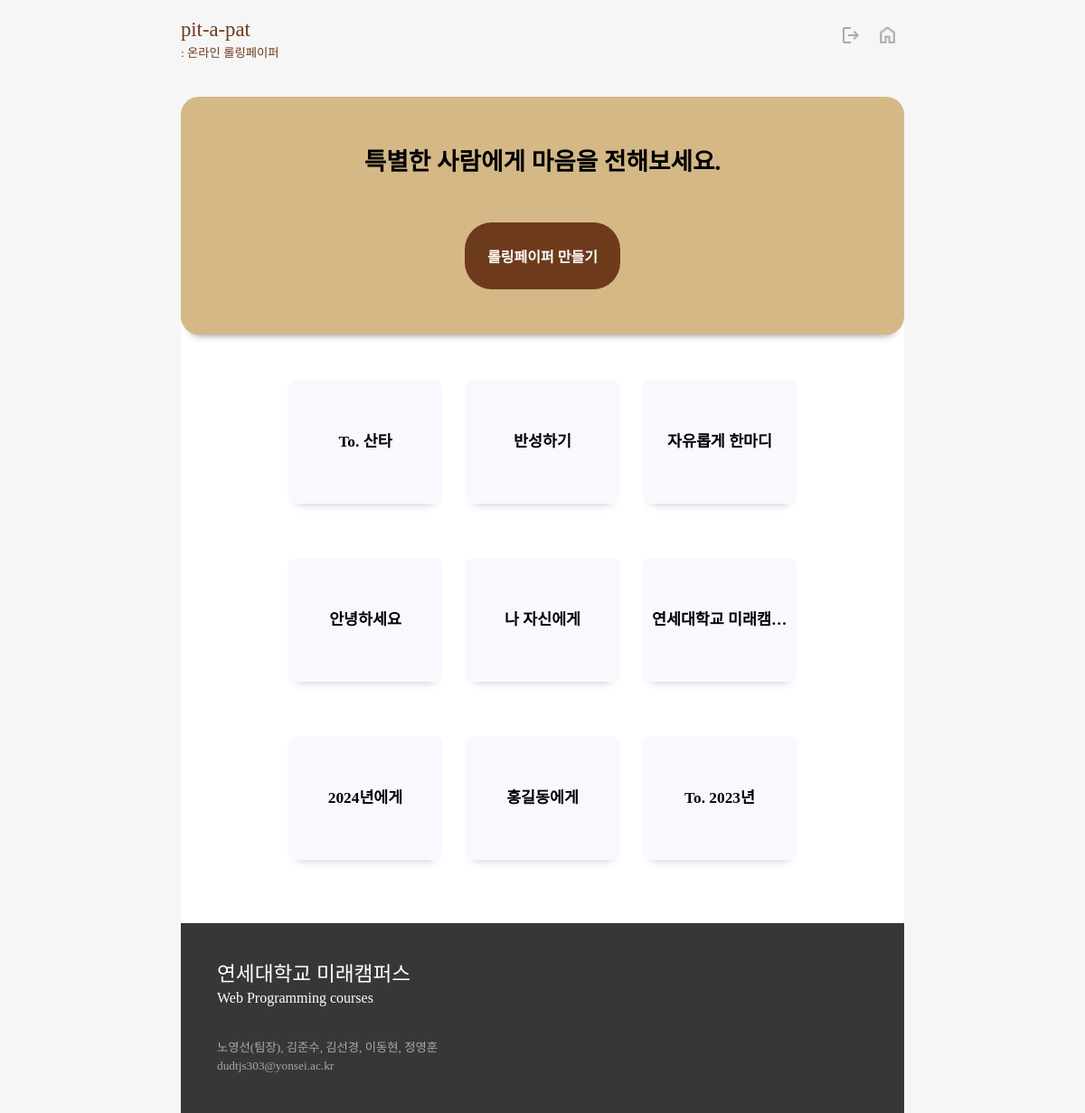
/ (signed in), run on the app's committed database.
### papers/models.py (models this page shows)
class Rolling_paper(models.Model) :
    paper_number = models.AutoField(primary_key=True)
    nickname = models.ForeignKey(Auth_User, on_delete=models.CASCADE, to_field="username", db_column="nickname")
    subject = models.CharField(max_length=50, default="Untitled")
    users = models.IntegerField(default=0)
    created = models.DateTimeField(default=timezone.now)
    completed = models.DateTimeField(null=True)
    class Meta :
        db_table = "Paper"

### main/views.py (the view)
# urls.py: path('', include('main.urls')),
def main(request):
    paper = None
    paper_list = []
    err_msg = ""
    if 'err_msg' in request.session :
        err_msg = request.session['err_msg']
        request.session['err_msg'] = ""
    if True :
        paper = Rolling_paper.objects.all().order_by("-paper_number").values()
    else :
        paper = Rolling_paper.objects.filter(nickname=request.user.username).order_by("-paper_number").values()
    i = 0
    for dic in paper :
        paper_list.append(dic)
        i += 1
    context = {
        "papers" : paper_list,
        "err_msg" : err_msg,
    }
    return render(request, 'main/main.html', context)

### main/templates/main/main.html (shortened to what this page needs)
<!DOCTYPE html>
{% load static %}
<html lang="ko">
<head>
  <link rel="stylesheet" href="{% static 'css/main.css' %}">
</head>
<body>
  <header>
    <div id="title_wrap"  onclick="location.href='{% url 'main:main' %}'">
      <div id="title">pit-a-pat</div>
      <div id="subtitle">: 온라인 롤링페이퍼</div>
    </div>
    {% if user.is_active %}
    <div id="header_btn_wrap">
      <button type="button" id="logout_btn" onclick="location.href='{% url 'users:logout_view' %}'">
        <img src="static/img/logout.png">
      </button>
      <button type="button" id="home_btn" onclick="location.href='{% url 'users:my_page' %}'">
        <img src="static/img/home.png">
      </button>
    </div>
    {% else %}
    <div id="header_btn_wrap">
      <button type="button" id="home_btn" onclick="location.href='{% url 'users:my_page' %}'">
        <img src="static/img/home.png">
      </button>
    </div>
    {% endif %}
  </header>
  <div id="content_wrap">
    <div id="first_content">
      특별한 사람에게 마음을 전해보세요.
      <div>
        {% if user.is_active %}
        <form method="post" action="{% url 'papers:createPaper' %}">
          <button type="submit" id="create_paper_btn">롤링페이퍼 만들기</button>
        </form>
        {% else %}
        <button type="button" id="create_paper_btn" onclick="location.href='{% url 'users:login_view' %}'">롤링페이퍼
          만들기</button>
        {% endif %}
      </div>
    </div>
    <div id="second_content">
      {% for i in papers %}
      <div class="rolling_paper">
        <a href="{% url 'papers:loadPaper' i.paper_number %}">
          <div class="rolling_paper_subject">{{ i.subject }}</div>
        </a>
      </div>
      {% endfor %}
    </div>
  </div>
  <footer>
    <div id="footer_content_wrap">
      <div id="first_footer_content">연세대학교 미래캠퍼스</div>
      <div id="second_footer_content">Web Programming courses</div>
      <br><br>
      <div id="third_footer_content">노영선(팀장), 김준수, 김선경, 이동현, 정영훈
        <br>
        dudtjs303@yonsei.ac.kr
      </div>
    </div>
  </footer>
</body>
</html>

### static/css/main.css (style rules this page uses)
body { font-family: 'JeonjuCraftGoR'; background-color: #F6F6F6; padding: 0; margin: 0; height: 100%; width: 800px; margin-left: auto; margin-right: auto; }
header { z-index: 3; background-color: #F6F6F6; top: 0; position: sticky; display: flex; justify-content: space-between; color: #6D3B1C; width: 800px; padding: 20px 0; margin: 0 auto; }
a { text-decoration: none; color: black; }
button { border: 0; background-color: transparent; }
#title_wrap { cursor: pointer; }
#title { font-family: 'PartialSansKR-Regular'; font-size: 17pt; }
#subtitle { font-family: 'JeonjuCraftGoR'; font-size: 10pt; margin-top: 2px; }
#header_btn_wrap { padding-top: 5px; }
#logout_btn { text-align: right; opacity: 0.3; cursor: pointer; }
#home_btn { cursor: pointer; opacity: 0.3; }
#home_btn img { width: 25px; }
#content_wrap { margin-left: auto; margin-right: auto; width: 800px; }
#first_content { position: relative; top: 20px; z-index: 2; height: 100%; background-color: #D4B886; border-radius: 20px; padding: 50px 40px; font-size: 20pt; font-weight: 600; text-align: center; box-shadow: 0 10px 10px -10px gray; font-family: 'KCCChassam'; }
#create_paper_btn { margin-top: 50px; border: 0; color: white; background-color: #6D3B1C; font-size: 12pt; font-weight: 600; font-family: 'JeonjuCraftGoR'; padding: 25px; border-radius: 30px; }
#create_paper_btn { cursor: pointer; }
#second_content { padding: 40px; z-index: 1; height: 100%; text-align: center; background-color: white; }
.rolling_paper { border: 1px solid #FBFBFB; background-color: #F8F8FF; box-shadow: 0 10px 10px -10px #BEC5D0; font-size: 13pt; margin: 30px 10px; padding: 10px; width: 150px; height: 115px; display: inline-block; border-radius: 10px; font-weight: 600; }
.rolling_paper_subject { text-align: center; white-space: nowrap; text-overflow: ellipsis; overflow: hidden; line-height: 115px; }
footer { margin-left: auto; margin-right: auto; width: 800px; height: 210px; background-color: #383737; }
#footer_content_wrap { color: white; padding: 40px; }
#first_footer_content { font-family: 'PartialSansKR-Regular'; line-height: 1.5em; font-size: 17pt; }
#third_footer_content { font-size: 10pt; line-height: 1.5em; color: #a8a8a8; }

### data on the page
Rolling_paper: subject "To. 산타"
Rolling_paper: subject "반성하기"
Rolling_paper: subject "자유롭게 한마디"
Rolling_paper: subject "안녕하세요"
Rolling_paper: subject "나 자신에게"
Rolling_paper: subject "연세대학교 미래캠…"
Rolling_paper: subject "2024년에게"
Rolling_paper: subject "홍길동에게"
Rolling_paper: subject "To. 2023년"
